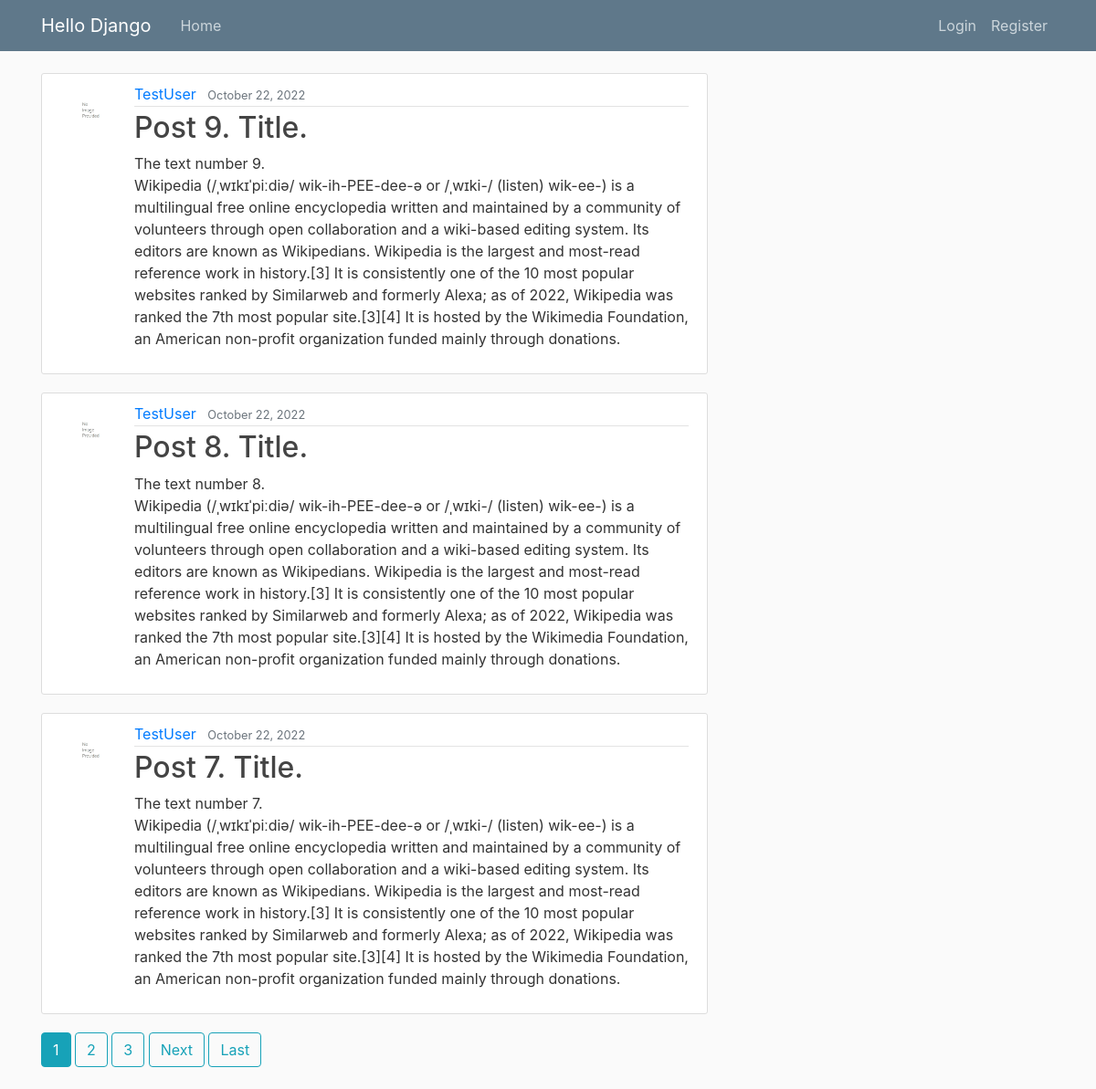
The page / on the database its author committed.
### hello_app/models.py (models this page shows, shortened)
class Post(models.Model):
    title = models.CharField(max_length=100)
    content = models.TextField()
    date_posted = models.DateTimeField(default=timezone.now)
    author = models.ForeignKey(User, on_delete=models.CASCADE)

### users_app/models.py (models this page shows, shortened)
class Profile(models.Model):
    user = models.OneToOneField(User, on_delete=models.CASCADE)
    image = models.ImageField(default='default.jpg', upload_to='profile_images')

### hello_app/views.py (the view)
# urls.py: path('', PostListView.as_view(), name='hello_app-home'),
class PostListView(ListView):
    model = Post
    template_name = 'hello_app/home.html'
    context_object_name = 'posts'
    ordering = ['-date_posted']
    paginate_by = POSTS_PER_PAGE

### hello_app/templates/hello_app/home.html (shortened to what this page needs)
{% extends "hello_app/base.html" %}
{% block content %}
    {% for post in posts %}
        <article class="media content-section">
            <img class="rounded-circle article-img" src="{{ post.author.profile.image.url }}">
            <div class="media-body">
            <div class="article-metadata">
              <a class="mr-2" href="#">{{ post.author }}</a>
              <small class="text-muted">{{ post.date_posted|date:"F d, Y"}}</small>
            </div>
            <h2><a class="article-title" href="{% url 'post-detail' post.id%}">{{ post.title }}</a></h2>
            <p class="article-content">{{ post.content }}</p>
            </div>
        </article>
    {% endfor %}
    {% if is_paginated %}
        {% for num in page_obj.paginator.page_range %}
            {% if num > page_obj.number|add:'-3' and num < page_obj.number|add:'3' %}
                {% if page_obj.number == num %}
                    <a class="btn btn-info mb-4" href="?page={{ num }}">{{ num }}</a>
                {% else%}
                    <a class="btn btn-outline-info mb-4" href="?page={{ num }}">{{ num }}</a>
                {% endif %}
            {% endif %}
        {% endfor %}
        {% if page_obj.has_next %}
            <a class="btn btn-outline-info mb-4" href="?page={{ page_obj.next_page_number }}">Next</a>
            <a class="btn btn-outline-info mb-4" href="?page={{ page_obj.paginator.num_pages }}">Last</a>
        {% endif %}
    {% endif %}
{% endblock content %}

### hello_app/static/hello_app/main.css (style rules this page uses)
body { background: #fafafa; color: #333333; margin-top: 5rem; }
h1, h2, h3, h4, h5, h6 { color: #444444; }
.content-section { background: #ffffff; padding: 10px 20px; border: 1px solid #dddddd; border-radius: 3px; margin-bottom: 20px; }
.article-title { color: #444444; }
.article-content { white-space: pre-line; }
.article-img { height: 65px; width: 65px; margin-right: 16px; }
.article-metadata { padding-bottom: 1px; margin-bottom: 4px; border-bottom: 1px solid #e3e3e3 }

### rows shown on the page
Post: author.profile.image (placeholder picture), author "TestUser", date_posted "October 22, 2022", title "Post 9. Title.", content "The text number 9. Wikipedia (/ˌwɪkɪˈpiːdiə/ wik-ih-PEE-dee-ə or /ˌwɪki-/ (listen) wik-ee-) is a multilingual free online encyclopedia written and maintained by a community of volunteers through open collaboration and a wiki-based editing system. Its editors are known as Wikipedians. Wikipedia is the largest and most-read reference work in history.[3] It is consistently one of the 10 most popular websites ranked by Similarweb and formerly Alexa; as of 2022, Wikipedia was ranked the 7th most popular site.[3][4] It is hosted by the Wikimedia Foundation, an American non-profit organization funded mainly through donations."
Post: author.profile.image (placeholder picture), author "TestUser", date_posted "October 22, 2022", title "Post 8. Title.", content "The text number 8. Wikipedia (/ˌwɪkɪˈpiːdiə/ wik-ih-PEE-dee-ə or /ˌwɪki-/ (listen) wik-ee-) is a multilingual free online encyclopedia written and maintained by a community of volunteers through open collaboration and a wiki-based editing system. Its editors are known as Wikipedians. Wikipedia is the largest and most-read reference work in history.[3] It is consistently one of the 10 most popular websites ranked by Similarweb and formerly Alexa; as of 2022, Wikipedia was ranked the 7th most popular site.[3][4] It is hosted by the Wikimedia Foundation, an American non-profit organization funded mainly through donations."
Post: author.profile.image (placeholder picture), author "TestUser", date_posted "October 22, 2022", title "Post 7. Title.", content "The text number 7. Wikipedia (/ˌwɪkɪˈpiːdiə/ wik-ih-PEE-dee-ə or /ˌwɪki-/ (listen) wik-ee-) is a multilingual free online encyclopedia written and maintained by a community of volunteers through open collaboration and a wiki-based editing system. Its editors are known as Wikipedians. Wikipedia is the largest and most-read reference work in history.[3] It is consistently one of the 10 most popular websites ranked by Similarweb and formerly Alexa; as of 2022, Wikipedia was ranked the 7th most popular site.[3][4] It is hosted by the Wikimedia Foundation, an American non-profit organization funded mainly through donations."

### other values the page prints
{{ num }} "1"
{{ num }} "2" "3"
